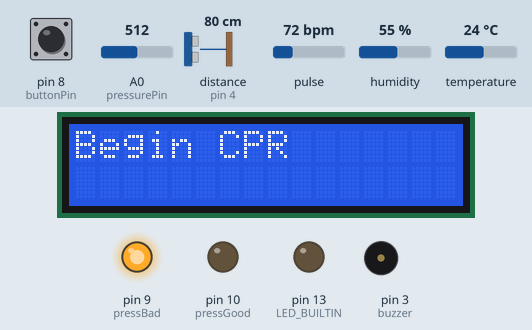
Recording of a sketch running on a simulated Arduino Uno, built with avr-gcc and run on an emulated ATmega328P. Shown: 16×2 character LCD, output pins drawn as LEDs (lit = HIGH), buzzer (waves = sounding). Wiring (inferred from the names in the program): ultrasonic range finder: trigger pin 5; echo pin 4. Dashed ring = blinking. The test bench sets the inputs (shaded band); at power-on: pin 8 (buttonPin) LOW, A0 (pressurePin) = 512, distance to the obstacle (sensor on pin 4) 80 cm, pulse 72 bpm, humidity 55 %, temperature 24 °C. The echo pulse lasts 58.3 µs per cm; pins used as bus, display or sensor lines are not drawn; what the sketch prints to the serial monitor is not drawn.

Above: at 1.2 s.
1.3 s: pin 8 (buttonPin) pulled HIGH for 0.15 s
At 1.53 s:
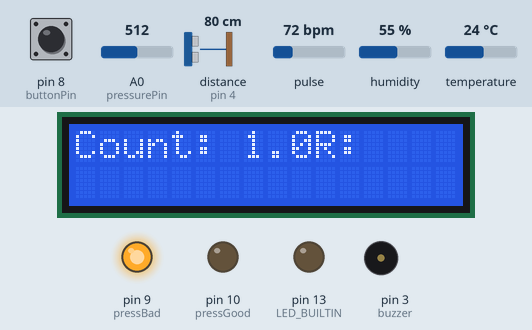
2.0 s: A0 (pressurePin) set to 488
At 3.2 s:
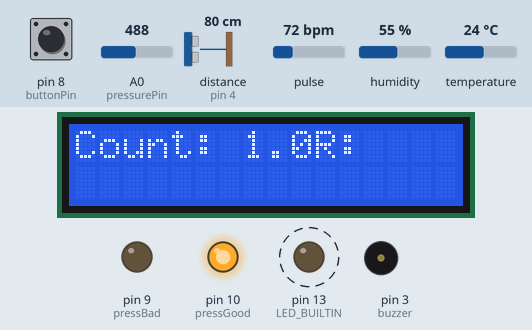
4.9 s: distance to the obstacle (sensor on pin 4) set to 5 cm
6.4 s: distance to the obstacle (sensor on pin 4) set to 2 cm
At 7.5 s:
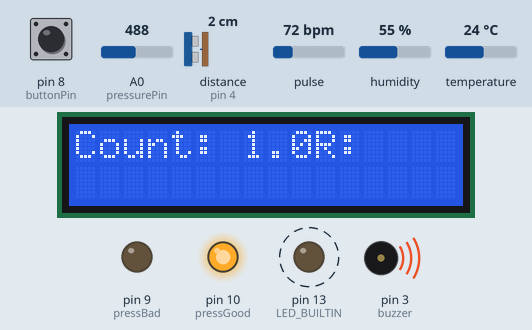
9.1 s: A0 (pressurePin) set to 560
At 10.0 s:
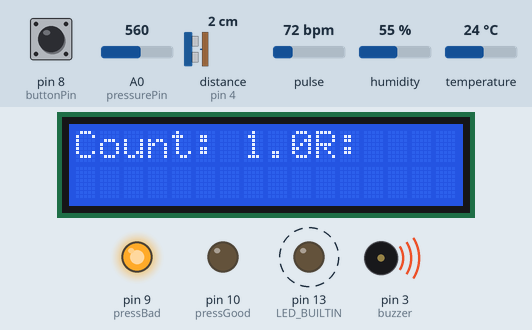
11.6 s: pin 8 (buttonPin) pulled HIGH for 1 s
At 11.93 s:
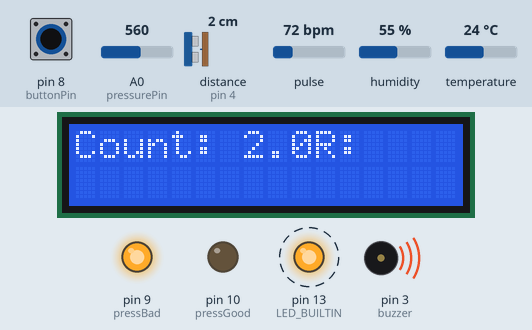
Timing chart, 0 to 14.2 s (numbered marks = the images above; inputs shaded):
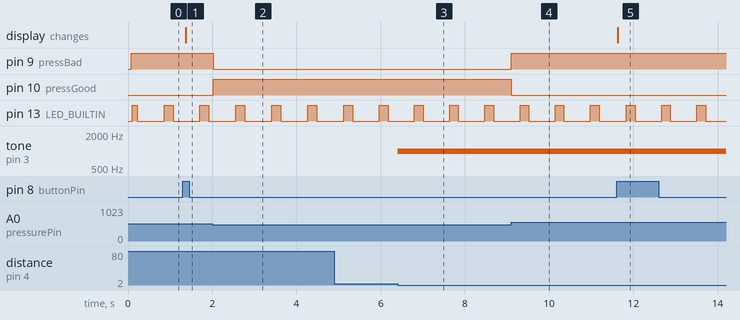

Measured:
- the behaviour switches between 500 and 499 on A0 (pressurePin) (found by bisection; images 1 and 2)
- the behaviour switches between 4 and 3 cm on distance to the obstacle (sensor on pin 4) (found by bisection; images 2 and 3)
- after the input at 1.3 s, the display: changes after 0.07 s (image 1)
- after the input at 2.0 s, pin 9 (pressBad): HIGH → LOW at once; pin 10 (pressGood): LOW → HIGH at once
- after the input at 6.4 s, tone on pin 3 (buzzer): silent → 1000 Hz at once
- after the input at 9.1 s, pin 9 (pressBad): LOW → HIGH at once; pin 10 (pressGood): HIGH → LOW at once
- after the input at 11.6 s, the display: changes at once (image 5)
- by itself, pin 13 (LED_BUILTIN): alternates HIGH for 0.21 s and LOW for 0.64 s

The sketch:

cpr_feedback.ino
```cpp
/*
CPR feedback Test sketch
-Using LCD to display results in real time
 */
#include <DHT.h>                       // Includes the DHT sensor Library.
#include <LiquidCrystal_I2C.h>         // Includes the OLED Library.
#include  <Wire.h>
#define USE_ARDUINO_INTERRUPTS true    // Set-up low-level interrupts for most acurate BPM math.
#include <PulseSensorPlayground.h>     // Includes the PulseSensorPlayground Library.
const int PulseWire = 1;       // PulseSensor PURPLE WIRE connected to ANALOG PIN 0
const int LED = LED_BUILTIN;          // The on-board Arduino LED, close to PIN 13.
int Threshold = 550;           // Determine which Signal to "count as a beat" and which to ignore.
                               // Use the "Gettting Started Project" to fine-tune Threshold Value beyond default setting.
                               // Otherwise leave the default "550" value.

PulseSensorPlayground pulseSensor;
int pressurePin = 0; //pressure reading pin
int pressureRead; //for reading pressure pin
const int buttonPin = 8;  // pin for CPR count
unsigned long time; //to display time for compressions
const int pressGood = 10;  // white led
const int pressBad =  9;   // red led

int BPM;                      //final output calculated beats per min
float bpmCount;               // to calculate BPM
float cprCount = 0;           // counter for the number of button presses, changed from int, changed from float
int buttonState = 0;          // current state of the button
int lastButtonState = 0;      // previous state of the button
int cprTotal = 0;             //total of the 5 stored values
int cprCycle = 0;             //keeps track of CPR cycle

int  timeSec, timeCPR, BPM_1; //calculating cpr time
float totalTime;
unsigned long timeBegin, timeEnd;
#define DHTPIN 7              // Digital pin connected to the DHT sensor
#define DHTTYPE DHT11         // DHT 11  (AM2302), AM2321
DHT dht (DHTPIN,DHTTYPE);
#define start_breath 6        // green led
//ultrasonic sensor to measure the depth
const int trigPin = 5;
const int echoPin = 4;
long duration;
int distance;
//////////////
#define buzzer 3

LiquidCrystal_I2C lcd(0x27,  16, 2);

void setup() {

  pinMode(buttonPin, INPUT); //CPR button
  pinMode(pressGood, OUTPUT); //for good release, led on whight
  pinMode(pressBad, OUTPUT); // for bad release, led on Red
  Serial.begin(9600); // start serial communication / uncomment to debug
  Serial.println("Begin CPR");
  //initialize lcd screen
  lcd.init();
  // turn on the backlight
  lcd.backlight();
  lcd.setCursor(0,0);
  lcd.print("Begin CPR");
  dht.begin();

  // Configure the PulseSensor object, by assigning our variables to it.
  pulseSensor.analogInput(PulseWire);
  pulseSensor.blinkOnPulse(LED);       //auto-magically blink Arduino's LED with heartbeat.
  pulseSensor.setThreshold(Threshold);
  if (pulseSensor.begin()) {
    //Serial.println("We created a pulseSensor Object !");  //This prints one time at Arduino power-up,  or on Arduino reset.
  }
  pinMode(trigPin, OUTPUT); // Sets the trigPin as an Output
  pinMode(echoPin, INPUT); // Sets the echoPin as an Input
  pinMode(buzzer, OUTPUT);


}

void loop() {
 pressureRead = analogRead(pressurePin);
 time = millis(); //start time
 buttonState = digitalRead(buttonPin);
 if (buttonState != lastButtonState) {

    if (buttonState == HIGH) { //depth of at least 2in per AHA guidelines
      lcd.clear();
      cprCount++; //add 1 to the running total
      //Serial.println(cprCount);
      lcd.setCursor(0,0);
      lcd.print("Count: ");
      lcd.setCursor(7,0);
      lcd.print(cprCount);
      lcd.setCursor(10,0);
      lcd.print("R: ");     //rate BPM

      if(cprCount == 1){
         timeBegin = millis(); //beginning time
      }

      }

    }
    //pressureRead = analogRead(pressurePin);
    Serial.println(pressureRead);
    if (pressureRead < 500){
        digitalWrite(pressGood, HIGH);
        digitalWrite(pressBad, LOW);
    }
    else if (pressureRead > 501){
        digitalWrite(pressBad, HIGH);
        digitalWrite(pressGood, LOW);
       }


     if (cprCount == 30){ // 30:2 ratio for CPR, 30 total
            cprCount = 0; //restart count
            timeEnd = millis(); //capture end time for set
            //Serial.println(timeEnd);
            totalTime = (timeEnd - timeBegin) / 1000; //convert Ms to seconds
            // Serial.print("Total Time: ");
            // Serial.println(totalTime);
            bpmCount = ( 30.0 / totalTime); //bpmCount = float
            // Serial.print("BPM Count: ");
            // Serial.println(bpmCount);
            BPM = (bpmCount * 60.0);
            // Serial.print("Total time in sec: ");
            // Serial.println(totalTime);
            lcd.print("Rate (BPM): ");
            lcd.setCursor(12,0);
            lcd.print(BPM);
            // Serial.print("BPM is: ");
            // Serial.println(BPM);
            lcd.setCursor(0,1);
            lcd.print("Total Time: ");
            lcd.setCursor(12,1);
            lcd.print(totalTime);
            cprCycle++;
            // Serial.print("CPR Cycle #: ");
            // Serial.println(cprCycle);
            if (cprCycle == 5){
                cprCycle = 0;
            }

      }

     if (cprCount > 5 && cprCount <= 30) {
         float rateTime = (millis() - timeBegin) / 1000; //changed int rateTime to unsigned long
         //Serial.println(rateTime);
         int rate = (cprCount / rateTime) * 60; //changed int to unsigned int
         //Serial.print("BPM is: ");
         //Serial.println(rate);

         if (rate >= 100 && rate <= 120 ){ //AHA guidelines 100-120 CPM
             lcd.setCursor(12,0);
             lcd.print("Good");
         }
         else {
             lcd.setCursor(12,0);
             lcd.print("----");
         }
     }


    // Delay
    delay(25); //changed from 50
  lastButtonState = buttonState;
  if (pulseSensor.sawStartOfBeat()) {            // Constantly test to see if "a beat happened".
  int myBPM = pulseSensor.getBeatsPerMinute();  // Calls function on our pulseSensor object that returns BPM as an "int".
                                               // "myBPM" hold this BPM value now.
  //  Serial.println("♥  A HeartBeat Happened ! "); // If test is "true", print a message "a heartbeat happened".
  //  Serial.print("BPM: ");                        // Print phrase "BPM: "
  //  Serial.println(myBPM);                        // Print the value inside of myBPM.
  }
 // see if the person start breath or not
 float h = dht.readHumidity();
 // Serial.print("Humidity: ");
 // Serial.println(h);
 if ( h > 50){
  digitalWrite(start_breath,HIGH);
 }
 digitalWrite(trigPin, LOW);
 delayMicroseconds(2);
 // Sets the trigPin on HIGH state for 10 micro seconds
 digitalWrite(trigPin, HIGH);
 delayMicroseconds(10);
 digitalWrite(trigPin, LOW);
 // Reads the echoPin, returns the sound wave travel time in microseconds
 duration = pulseIn(echoPin, HIGH);
 // Calculating the distance
 distance = duration * 0.034 / 2;
 // Prints the distance on the Serial Monitor
 // Serial.print("Distance: ");
 // Serial.println(distance);
 if (distance < 3){
    tone(buzzer,1000);
  }
  else{
    noTone(buzzer);
  }


}
```
